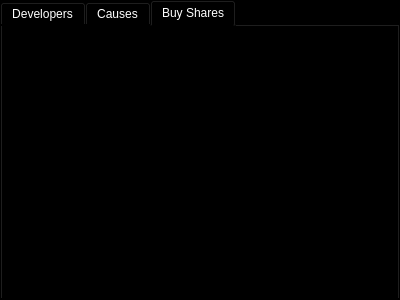
<?xml version="1.0" encoding="UTF-8"?>
<ui version="4.0">
 <class>donate</class>
 <widget class="QTabWidget" name="donate">
  <property name="geometry">
   <rect>
    <x>0</x>
    <y>0</y>
    <width>400</width>
    <height>300</height>
   </rect>
  </property>
  <property name="windowTitle">
   <string>TabWidget</string>
  </property>
  <property name="styleSheet">
   <string notr="true">background-color: rgb(0, 0, 0);
color: rgb(255, 255, 255);</string>
  </property>
  <property name="currentIndex">
   <number>2</number>
  </property>
  <widget class="QWidget" name="tab">
   <attribute name="title">
    <string>Developers</string>
   </attribute>
   <widget class="BitcoinAmountField" name="payAmount">
    <property name="geometry">
     <rect>
      <x>110</x>
      <y>50</y>
      <width>141</width>
      <height>31</height>
     </rect>
    </property>
    <property name="styleSheet">
     <string notr="true">background-color: rgb(255, 255, 255);
color: rgb(0, 0, 0);</string>
    </property>
   </widget>
   <widget class="QLabel" name="label_3">
    <property name="geometry">
     <rect>
      <x>30</x>
      <y>50</y>
      <width>59</width>
      <height>27</height>
     </rect>
    </property>
    <property name="text">
     <string>Amount:</string>
    </property>
    <property name="alignment">
     <set>Qt::AlignRight|Qt::AlignTrailing|Qt::AlignVCenter</set>
    </property>
   </widget>
   <widget class="QLabel" name="label_4">
    <property name="geometry">
     <rect>
      <x>10</x>
      <y>10</y>
      <width>311</width>
      <height>27</height>
     </rect>
    </property>
    <property name="text">
     <string>Donate and show the dev some crypto love.</string>
    </property>
    <property name="alignment">
     <set>Qt::AlignRight|Qt::AlignTrailing|Qt::AlignVCenter</set>
    </property>
   </widget>
   <widget class="QLabel" name="label_5">
    <property name="geometry">
     <rect>
      <x>10</x>
      <y>110</y>
      <width>331</width>
      <height>27</height>
     </rect>
    </property>
    <property name="text">
     <string>Donate so the group can hire more Developers</string>
    </property>
    <property name="alignment">
     <set>Qt::AlignRight|Qt::AlignTrailing|Qt::AlignVCenter</set>
    </property>
   </widget>
   <widget class="QLabel" name="label_6">
    <property name="geometry">
     <rect>
      <x>30</x>
      <y>170</y>
      <width>59</width>
      <height>27</height>
     </rect>
    </property>
    <property name="text">
     <string>Amount:</string>
    </property>
    <property name="alignment">
     <set>Qt::AlignRight|Qt::AlignTrailing|Qt::AlignVCenter</set>
    </property>
   </widget>
   <widget class="BitcoinAmountField" name="payAmount_2">
    <property name="geometry">
     <rect>
      <x>110</x>
      <y>170</y>
      <width>141</width>
      <height>31</height>
     </rect>
    </property>
    <property name="styleSheet">
     <string notr="true">background-color: rgb(255, 255, 255);
color: rgb(0, 0, 0);</string>
    </property>
   </widget>
  </widget>
  <widget class="QWidget" name="tab">
   <attribute name="title">
    <string>Causes</string>
   </attribute>
   <widget class="QLabel" name="label_7">
    <property name="geometry">
     <rect>
      <x>30</x>
      <y>50</y>
      <width>59</width>
      <height>27</height>
     </rect>
    </property>
    <property name="text">
     <string>Charity</string>
    </property>
    <property name="alignment">
     <set>Qt::AlignRight|Qt::AlignTrailing|Qt::AlignVCenter</set>
    </property>
   </widget>
   <widget class="QLabel" name="label_8">
    <property name="geometry">
     <rect>
      <x>30</x>
      <y>100</y>
      <width>59</width>
      <height>27</height>
     </rect>
    </property>
    <property name="text">
     <string>Charity</string>
    </property>
    <property name="alignment">
     <set>Qt::AlignRight|Qt::AlignTrailing|Qt::AlignVCenter</set>
    </property>
   </widget>
  </widget>
  <widget class="QWidget" name="tab_2">
   <attribute name="title">
    <string>Buy Shares</string>
   </attribute>
  </widget>
 </widget>
 <customwidgets>
  <customwidget>
   <class>BitcoinAmountField</class>
   <extends>QLineEdit</extends>
   <header>bitcoinamountfield.h</header>
   <container>1</container>
  </customwidget>
 </customwidgets>
 <resources/>
 <connections/>
</ui>
